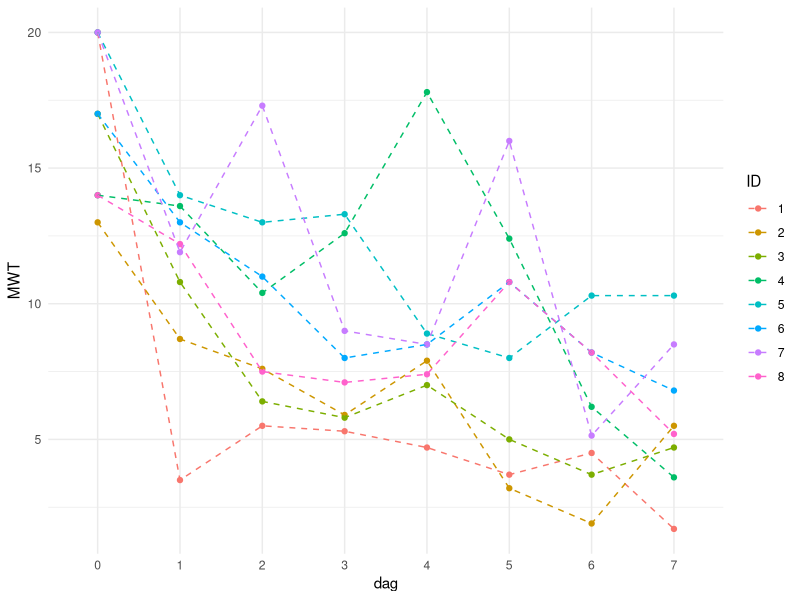
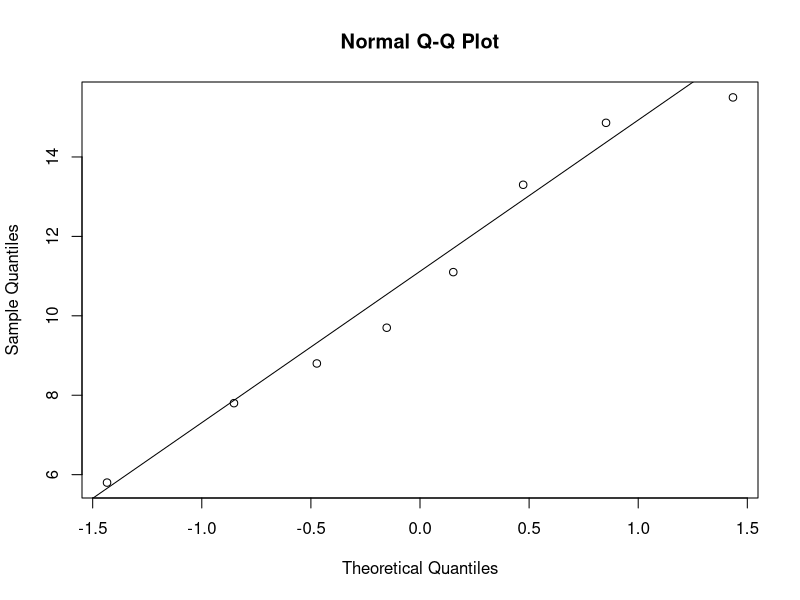
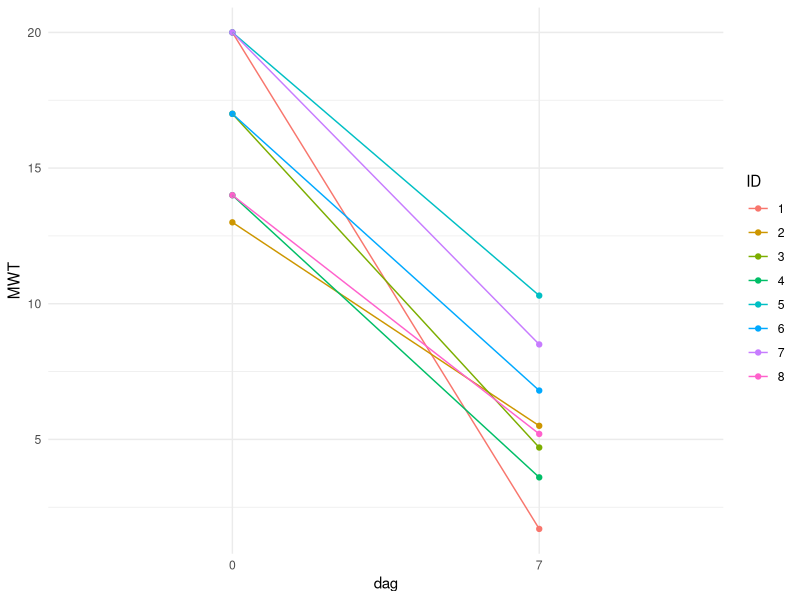

Write the R code that produced these figures, in order. (Note: this script raises an error after producing the figures.)
slaap <- data.frame(ID = as.factor(seq(8)),
                    MWT_d0 = c(20, 13, 17, 14, 20, 17, 20, 14),
                    MWT_d1 = c(3.5, 8.7, 10.8, 13.6, 14, 13, 11.9, 12.2),
                    MWT_d2 = c(5.5, 7.6, 6.4, 10.4, 13, 11, 17.3, 7.5),
                    MWT_d3 = c(5.3, 5.9, 5.8, 12.6, 13.3, 8, 9, 7.1),
                    MWT_d4 = c(4.7, 7.9, 7, 17.8, 8.9, 8.5, 8.5, 7.4),
                    MWT_d5 = c(3.7, 3.2, 5, 12.4, 8, 10.8, 16, 10.8),
                    MWT_d6 = c(4.5, 1.9, 3.7, 6.2, 10.3, 8.2, 5.14, 8.2),
                    MWT_d7 = c(1.7, 5.5, 4.7, 3.6, 10.3, 6.8, 8.5, 5.2))

library("ggplot2")
library("tidyr")

slaap_lang <- pivot_longer(slaap, 
                           cols = starts_with("MWT"),
                           names_to = "dag",
                           names_prefix = "MWT_d", 
                           values_to = "MWT")

ggplot(slaap_lang, aes(x = dag, y = MWT, color = ID)) +
  geom_point() +
  geom_line(aes(group = ID), lty = 2) +
  theme_minimal()

summary(slaap$MWT_d0)
summary(slaap$MWT_d6)

sd(slaap$MWT_d0)
sd(slaap$MWT_d6)

qqnorm(slaap$MWT_d0 - slaap$MWT_d6)
qqline(slaap$MWT_d0 - slaap$MWT_d6)

t.test(slaap$MWT_d0, slaap$MWT_d7, paired = TRUE)
t.test(slaap$MWT_d0, slaap$MWT_d4, paired = TRUE)

dagen_geselecteerd <- slaap_lang[slaap_lang$dag == 0 | slaap_lang$dag == 7, ]

ggplot(dagen_geselecteerd, aes(x = dag, y = MWT, color = ID)) +
  geom_point() +
  geom_line(aes(group = ID), lt = 2) +
  theme_minimal()

bereken_verschillen <- function(data) {
  data %>%
    pivot_wider(names_from = dag, values_from = MWT) %>%
    mutate(verschil = `7` - `0`) %>%
    select(ID, verschil)
}
verschillen <- bereken_verschillen(dagen_geselecteerd)
t.test(verschillen$verschil)

qqnorm(verschillen$verschil)
qqline(verschillen$verschil)
#vervelende outlier... in het verschil tussen dag 0 en 7; misschien 0 en 6 gebruiken?
